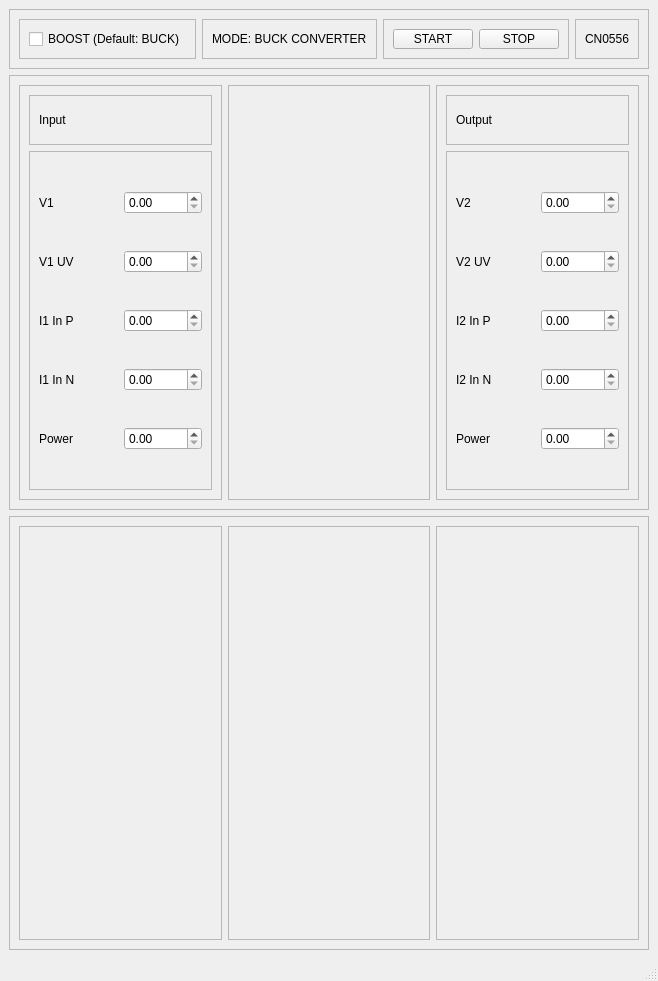
<?xml version="1.0" encoding="UTF-8"?>
<ui version="4.0">
 <class>MainWindow</class>
 <widget class="QMainWindow" name="MainWindow">
  <property name="geometry">
   <rect>
    <x>0</x>
    <y>0</y>
    <width>615</width>
    <height>981</height>
   </rect>
  </property>
  <property name="windowTitle">
   <string>MainWindow</string>
  </property>
  <widget class="QWidget" name="centralwidget">
   <layout class="QVBoxLayout" name="verticalLayout">
    <item>
     <widget class="QFrame" name="HeaderFrame">
      <property name="maximumSize">
       <size>
        <width>16777215</width>
        <height>60</height>
       </size>
      </property>
      <property name="frameShape">
       <enum>QFrame::StyledPanel</enum>
      </property>
      <property name="frameShadow">
       <enum>QFrame::Raised</enum>
      </property>
      <layout class="QHBoxLayout" name="horizontalLayout_3">
       <item>
        <widget class="QFrame" name="CheckBoxFrame">
         <property name="frameShape">
          <enum>QFrame::StyledPanel</enum>
         </property>
         <property name="frameShadow">
          <enum>QFrame::Raised</enum>
         </property>
         <layout class="QHBoxLayout" name="horizontalLayout_4">
          <item>
           <widget class="QCheckBox" name="checkBox">
            <property name="text">
             <string>BOOST (Default: BUCK)</string>
            </property>
           </widget>
          </item>
         </layout>
        </widget>
       </item>
       <item>
        <widget class="QFrame" name="Mode_Frame">
         <property name="frameShape">
          <enum>QFrame::StyledPanel</enum>
         </property>
         <property name="frameShadow">
          <enum>QFrame::Raised</enum>
         </property>
         <layout class="QVBoxLayout" name="verticalLayout_8">
          <item>
           <widget class="QLabel" name="Mode_Label">
            <property name="text">
             <string>MODE: BUCK CONVERTER</string>
            </property>
           </widget>
          </item>
         </layout>
        </widget>
       </item>
       <item>
        <widget class="QFrame" name="ButtonsFrame">
         <property name="frameShape">
          <enum>QFrame::StyledPanel</enum>
         </property>
         <property name="frameShadow">
          <enum>QFrame::Raised</enum>
         </property>
         <layout class="QHBoxLayout" name="horizontalLayout_6">
          <item>
           <widget class="QPushButton" name="StartButton">
            <property name="text">
             <string>START</string>
            </property>
           </widget>
          </item>
          <item>
           <widget class="QPushButton" name="StopButton">
            <property name="text">
             <string>STOP</string>
            </property>
           </widget>
          </item>
         </layout>
        </widget>
       </item>
       <item>
        <widget class="QFrame" name="HeaderFrame4">
         <property name="frameShape">
          <enum>QFrame::StyledPanel</enum>
         </property>
         <property name="frameShadow">
          <enum>QFrame::Raised</enum>
         </property>
         <layout class="QHBoxLayout" name="horizontalLayout_2">
          <item>
           <widget class="QLabel" name="label">
            <property name="text">
             <string>CN0556</string>
            </property>
           </widget>
          </item>
         </layout>
        </widget>
       </item>
      </layout>
     </widget>
    </item>
    <item>
     <widget class="QFrame" name="TopFrame">
      <property name="frameShape">
       <enum>QFrame::StyledPanel</enum>
      </property>
      <property name="frameShadow">
       <enum>QFrame::Raised</enum>
      </property>
      <layout class="QHBoxLayout" name="horizontalLayout">
       <item>
        <widget class="QFrame" name="Top1">
         <property name="frameShape">
          <enum>QFrame::StyledPanel</enum>
         </property>
         <property name="frameShadow">
          <enum>QFrame::Raised</enum>
         </property>
         <layout class="QVBoxLayout" name="verticalLayout_4">
          <item>
           <widget class="QFrame" name="Top1_FLabel">
            <property name="maximumSize">
             <size>
              <width>16777215</width>
              <height>50</height>
             </size>
            </property>
            <property name="frameShape">
             <enum>QFrame::StyledPanel</enum>
            </property>
            <property name="frameShadow">
             <enum>QFrame::Raised</enum>
            </property>
            <layout class="QVBoxLayout" name="verticalLayout_5">
             <item>
              <widget class="QLabel" name="Top1_Label">
               <property name="text">
                <string>Input</string>
               </property>
              </widget>
             </item>
            </layout>
           </widget>
          </item>
          <item>
           <widget class="QFrame" name="Top1_FControl">
            <property name="frameShape">
             <enum>QFrame::StyledPanel</enum>
            </property>
            <property name="frameShadow">
             <enum>QFrame::Raised</enum>
            </property>
            <layout class="QGridLayout" name="gridLayout">
             <item row="0" column="0">
              <widget class="QLabel" name="Top1_V1Label">
               <property name="text">
                <string>V1</string>
               </property>
              </widget>
             </item>
             <item row="0" column="1">
              <widget class="QDoubleSpinBox" name="Top1_V1Spin"/>
             </item>
             <item row="1" column="0">
              <widget class="QLabel" name="Top1_VUVLabel">
               <property name="text">
                <string>V1 UV</string>
               </property>
              </widget>
             </item>
             <item row="1" column="1">
              <widget class="QDoubleSpinBox" name="Top1_VUVSpin"/>
             </item>
             <item row="2" column="0">
              <widget class="QLabel" name="Top1_I1PLabel">
               <property name="text">
                <string>I1 In P</string>
               </property>
              </widget>
             </item>
             <item row="2" column="1">
              <widget class="QDoubleSpinBox" name="Top1_I1PSpin"/>
             </item>
             <item row="3" column="0">
              <widget class="QLabel" name="Top1_I1NLabel">
               <property name="text">
                <string>I1 In N</string>
               </property>
              </widget>
             </item>
             <item row="3" column="1">
              <widget class="QDoubleSpinBox" name="Top1_I1NSpin"/>
             </item>
             <item row="4" column="0">
              <widget class="QLabel" name="Top1_PowerLabel">
               <property name="text">
                <string>Power</string>
               </property>
              </widget>
             </item>
             <item row="4" column="1">
              <widget class="QDoubleSpinBox" name="Top1_P"/>
             </item>
            </layout>
           </widget>
          </item>
         </layout>
        </widget>
       </item>
       <item>
        <widget class="QFrame" name="Top2_FMiddle">
         <property name="frameShape">
          <enum>QFrame::StyledPanel</enum>
         </property>
         <property name="frameShadow">
          <enum>QFrame::Raised</enum>
         </property>
        </widget>
       </item>
       <item>
        <widget class="QFrame" name="Top3">
         <property name="frameShape">
          <enum>QFrame::StyledPanel</enum>
         </property>
         <property name="frameShadow">
          <enum>QFrame::Raised</enum>
         </property>
         <layout class="QVBoxLayout" name="verticalLayout_6">
          <item>
           <widget class="QFrame" name="Top3_FLabel">
            <property name="maximumSize">
             <size>
              <width>16777215</width>
              <height>50</height>
             </size>
            </property>
            <property name="frameShape">
             <enum>QFrame::StyledPanel</enum>
            </property>
            <property name="frameShadow">
             <enum>QFrame::Raised</enum>
            </property>
            <layout class="QVBoxLayout" name="verticalLayout_7">
             <item>
              <widget class="QLabel" name="Top3_Label">
               <property name="text">
                <string>Output</string>
               </property>
              </widget>
             </item>
            </layout>
           </widget>
          </item>
          <item>
           <widget class="QFrame" name="Top3_FControl">
            <property name="frameShape">
             <enum>QFrame::StyledPanel</enum>
            </property>
            <property name="frameShadow">
             <enum>QFrame::Raised</enum>
            </property>
            <layout class="QGridLayout" name="gridLayout_2">
             <item row="0" column="0">
              <widget class="QLabel" name="Top3_V2Label">
               <property name="text">
                <string>V2</string>
               </property>
              </widget>
             </item>
             <item row="0" column="1">
              <widget class="QDoubleSpinBox" name="Top3_V2Spin"/>
             </item>
             <item row="1" column="0">
              <widget class="QLabel" name="Top3_VUVLabel">
               <property name="text">
                <string>V2 UV</string>
               </property>
              </widget>
             </item>
             <item row="1" column="1">
              <widget class="QDoubleSpinBox" name="Top3_VUVSpin"/>
             </item>
             <item row="2" column="0">
              <widget class="QLabel" name="Top3_I2PLabel">
               <property name="text">
                <string>I2 In P</string>
               </property>
              </widget>
             </item>
             <item row="2" column="1">
              <widget class="QDoubleSpinBox" name="Top3_I2PSpin"/>
             </item>
             <item row="3" column="0">
              <widget class="QLabel" name="Top3_I2NLabel">
               <property name="text">
                <string>I2 In N</string>
               </property>
              </widget>
             </item>
             <item row="3" column="1">
              <widget class="QDoubleSpinBox" name="Top3_I2NSpin"/>
             </item>
             <item row="4" column="0">
              <widget class="QLabel" name="Top3_PowerLabel">
               <property name="text">
                <string>Power</string>
               </property>
              </widget>
             </item>
             <item row="4" column="1">
              <widget class="QDoubleSpinBox" name="Top3_P"/>
             </item>
            </layout>
           </widget>
          </item>
         </layout>
        </widget>
       </item>
      </layout>
     </widget>
    </item>
    <item>
     <widget class="QFrame" name="BottomFrame">
      <property name="frameShape">
       <enum>QFrame::StyledPanel</enum>
      </property>
      <property name="frameShadow">
       <enum>QFrame::Raised</enum>
      </property>
      <layout class="QHBoxLayout" name="horizontalLayout_5">
       <item>
        <widget class="QFrame" name="Bot1">
         <property name="frameShape">
          <enum>QFrame::StyledPanel</enum>
         </property>
         <property name="frameShadow">
          <enum>QFrame::Raised</enum>
         </property>
        </widget>
       </item>
       <item>
        <widget class="QFrame" name="Bot2">
         <property name="frameShape">
          <enum>QFrame::StyledPanel</enum>
         </property>
         <property name="frameShadow">
          <enum>QFrame::Raised</enum>
         </property>
        </widget>
       </item>
       <item>
        <widget class="QFrame" name="Bot3">
         <property name="frameShape">
          <enum>QFrame::StyledPanel</enum>
         </property>
         <property name="frameShadow">
          <enum>QFrame::Raised</enum>
         </property>
        </widget>
       </item>
      </layout>
     </widget>
    </item>
   </layout>
  </widget>
  <widget class="QMenuBar" name="menubar">
   <property name="geometry">
    <rect>
     <x>0</x>
     <y>0</y>
     <width>615</width>
     <height>22</height>
    </rect>
   </property>
  </widget>
  <widget class="QStatusBar" name="statusbar"/>
 </widget>
 <resources/>
 <connections/>
</ui>
